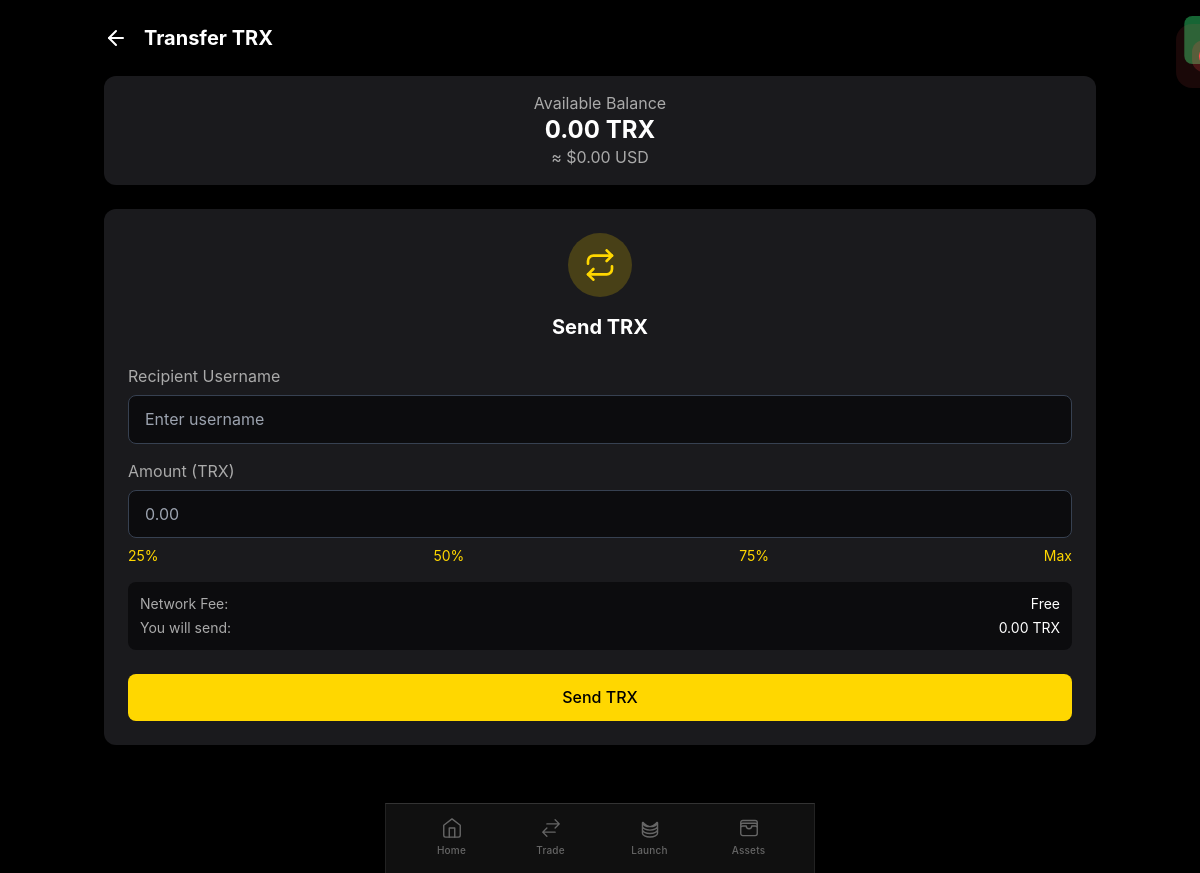
Screenshot of /user/transfer.php (signed in) with the database file from the repository.
### tables this page shows
CREATE TABLE `trxbalance` (
  `id` int(11) NOT NULL,
  `user_id` int(11) NOT NULL,
  `private_key` varchar(255) NOT NULL,
  `address` text DEFAULT NULL,
  `username` varchar(255) NOT NULL,
  `balance` decimal(15,2) NOT NULL DEFAULT 0.00,
  `status` enum('Paid','Unpaid') DEFAULT 'Unpaid',
  `created_at` timestamp NOT NULL DEFAULT current_timestamp(),
  `updated_at` timestamp NOT NULL DEFAULT current_timestamp() ON UPDATE current_timestamp(),
  `mnemonic` text DEFAULT NULL,
  `public_key` varchar(255) DEFAULT NULL
);

### user/transfer.php (the view, shortened to what this page needs)
<?php
require_once "../connect/db.php";
$user_id = $_SESSION['user_id'];
$stmt = $pdo->prepare("SELECT * FROM trxbalance WHERE user_id = ?");
$stmt->execute([$user_id]);
$wallet = $stmt->fetch();
?>
<!DOCTYPE html>
<html lang="en">
<head>
    <script src="https://cdn.tailwindcss.com"></script>
</head>
<body>
    <?php include "../includes/successalert.php"; ?>
    <?php include "../includes/failalert.php"; ?>
    <div class="container mx-auto px-4 py-6">
        <header class="flex justify-between items-center mb-6">
            <div class="flex items-center">
                <a href="dashboard.php" class="mr-4">
                    <svg class="w-6 h-6" viewBox="0 0 24 24" fill="none" xmlns="http://www.w3.org/2000/svg">
                        <path d="M19 12H5" stroke="currentColor" stroke-width="2" stroke-linecap="round" stroke-linejoin="round"/>
                        <path d="M12 19L5 12L12 5" stroke="currentColor" stroke-width="2" stroke-linecap="round" stroke-linejoin="round"/>
                    </svg>
                </a>
                <h1 class="text-xl font-bold">Transfer TRX</h1>
            </div>
        </header>
        <main>
            <div class="bg-background-card p-4 rounded-xl shadow-lg mb-6">
                <div class="text-center">
                    <div class="text-text-secondary">Available Balance</div>
                    <div class="text-2xl font-bold"><?php echo number_format($wallet['balance'], 2); ?> TRX</div>
                    <div class="text-text-secondary">≈ $<?php echo number_format($wallet['balance'] * 0.20, 2); ?> USD</div>
                </div>
            </div>
            <div class="bg-background-card p-6 rounded-xl shadow-lg mb-6">
                <div class="text-center mb-6">
                    <div class="w-16 h-16 bg-accent-yellow bg-opacity-20 rounded-full flex items-center justify-center mx-auto mb-4">
                    </div>
                    <h2 class="text-xl font-bold">Send TRX</h2>
                </div>
                <form method="POST" onsubmit="showLoader()">
                    <div class="mb-4">
                        <label for="recipient_username" class="block text-text-secondary mb-2">Recipient Username</label>
                        <input type="text" id="recipient_username" name="recipient_username" class="w-full bg-background-dark border border-gray-700 rounded-lg px-4 py-3 focus:outline-none focus:border-accent-yellow" placeholder="Enter username" required>
                    </div>
                    <div class="mb-4">
                        <label for="amount" class="block text-text-secondary mb-2">Amount (TRX)</label>
                        <input type="number" id="amount" name="amount" step="0.01" min="0.01" max="<?php echo $wallet['balance']; ?>" class="w-full bg-background-dark border border-gray-700 rounded-lg px-4 py-3 focus:outline-none focus:border-accent-yellow" placeholder="0.00" required>
                        <div class="flex justify-between mt-2">
                            <button type="button" onclick="setAmount(<?php echo $wallet['balance'] * 0.25; ?>)" class="text-accent-yellow text-sm">25%</button>
                            <button type="button" onclick="setAmount(<?php echo $wallet['balance'] * 0.50; ?>)" class="text-accent-yellow text-sm">50%</button>
                            <button type="button" onclick="setAmount(<?php echo $wallet['balance'] * 0.75; ?>)" class="text-accent-yellow text-sm">75%</button>
                            <button type="button" onclick="setAmount(<?php echo $wallet['balance']; ?>)" class="text-accent-yellow text-sm">Max</button>
                        </div>
                    </div>
                    <div class="mb-6">
                        <div class="bg-background-dark p-3 rounded-lg">
                            <div class="flex justify-between text-sm">
                                <span class="text-text-secondary">Network Fee:</span>
                                <span>Free</span>
                            </div>
                            <div class="flex justify-between text-sm mt-1">
                                <span class="text-text-secondary">You will send:</span>
                                <span id="totalAmount">0.00 TRX</span>
                            </div>
                        </div>
                    </div>
                    <button type="submit" name="transfer" class="w-full bg-accent-yellow text-black py-3 rounded-lg font-medium hover:bg-opacity-80 transition">
                        Send TRX
                    </button>
                </form>
            </div>
        </main>
    </div>
    <?php include "../includes/bottomnav.php"; ?>
</body>
</html>

### user/transfer.php (style rules this page uses)
body { background-color: #0C0C0E; color: #FFFFFF; font-family: 'Arial', sans-serif; padding-bottom: 80px; }

### includes/bottomnav.php (style rules this page uses)
* { margin: 0; padding: 0; box-sizing: border-box; }
html, body { height: 100%; overflow-x: hidden; font-family: -apple-system, BlinkMacSystemFont, 'Segoe UI', Roboto, sans-serif; background: #000; color: #fff; line-height: 1.4; }
body { scrollbar-width: none; -ms-overflow-style: none; }
html { scroll-behavior: smooth; }

### rows the page displays
trxbalance: balance "0.00", $wallet['balance']*0.20 "0.00", amount "0.00"
